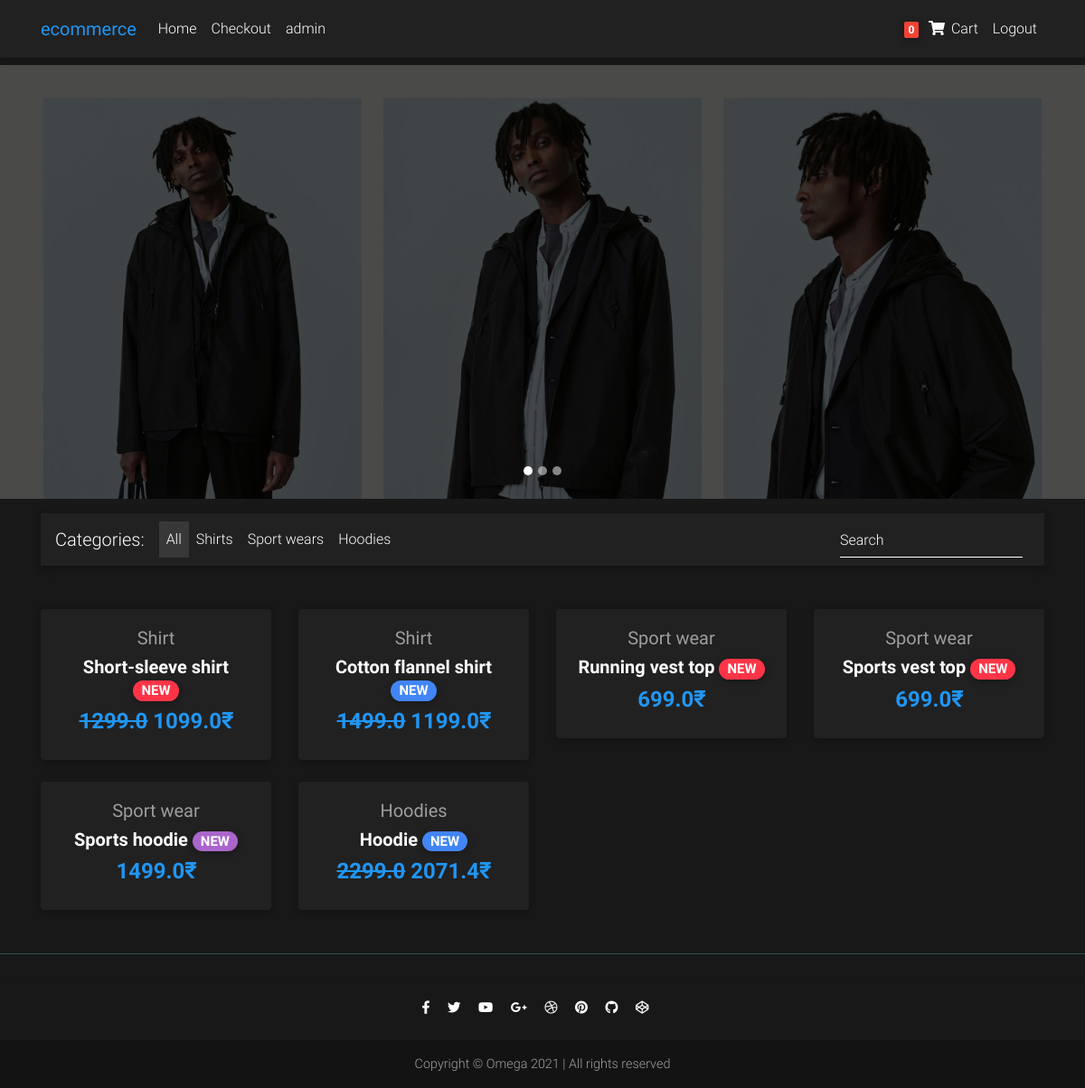
Screenshot of / (signed in) with the database file from the repository.
### core/models.py (models this page shows, shortened)
class Order(models.Model):
    user = models.ForeignKey(settings.AUTH_USER_MODEL,
                             on_delete=models.CASCADE)
    items = models.ManyToManyField(OrderItem)
    start_date = models.DateTimeField(auto_now_add=True)
    ordered_date = models.DateTimeField()
    ordered = models.BooleanField(default=False)

class Item(models.Model):
    title = models.CharField(max_length=100)
    price = models.FloatField()
    discount_price = models.FloatField(blank=True, null=True)
    category = models.CharField(choices=CATEGORY_CHOICES, max_length=2)
    label = models.CharField(choices=LABEL_CHOICES, max_length=1)
    image = models.ImageField(upload_to="img/%y")
    slug = models.SlugField(default="test-product")
    description = models.TextField()
    additional_image1 = models.ImageField(
        upload_to="img/%y", blank=True, null=True)
    additional_image2 = models.ImageField(
        upload_to="img/%y", blank=True, null=True)
    additional_image3 = models.ImageField(
        upload_to="img/%y", blank=True, null=True)
    additional_info = models.TextField(default="This is a description field.")
    def get_absolute_url(self):
        return reverse("core:product", kwargs={
            'slug': self.slug
        })

### core/views.py (the view)
# urls.py: path('', HomeView.as_view(), name='home'),
class HomeView(ListView):
    model = Item
    paginate_by = 8
    template_name = "home.html"

### core/templatetags/cart_template_tags.py (called while the page is built)
@register.filter
def cart_item_count(user):
    if user.is_authenticated:
        qs = Order.objects.filter(user=user, ordered=False)
        if qs.exists():
            return qs[0].items.count()
    else:
        return 0

### templates/home.html (shortened to what this page needs)
{% extends "base.html" %} {% load static %}
{% block body %}
<div id="carousel-example-1z" class="carousel slide carousel-fade " data-ride="carousel">
    <ol class="carousel-indicators">
        <li data-target="#carousel-example-1z" data-slide-to="0" class="active"></li>
        <li data-target="#carousel-example-1z" data-slide-to="1"></li>
        <li data-target="#carousel-example-1z" data-slide-to="2"></li>
    </ol>
    <div class="carousel-inner" role="listbox">
        <div class="carousel-item active">
            <div class="view"
                style="background-image: url('/static/img/carousel/carousel1.jpg'); background-repeat: no-repeat; background-size: cover;">
                <div class="mask rgba-black-strong d-flex justify-content-center align-items-center">
                </div>
            </div>
        </div>
    </div>
    <a class="carousel-control-prev" href="#carousel-example-1z" role="button" data-slide="prev">
        <span class="carousel-control-prev-icon" aria-hidden="true"></span>
    </a>
    <a class="carousel-control-next" href="#carousel-example-1z" role="button" data-slide="next">
        <span class="carousel-control-next-icon" aria-hidden="true"></span>
    </a>
</div>
<main>
    <div class="container">
        <nav class="navbar navbar-expand-lg navbar-dark bg-dark lighten-3 mt-3 mb-5">
            <span class="navbar-brand">Categories:</span>
            <div class="collapse navbar-collapse" id="basicExampleNav">
                <ul class="navbar-nav mr-auto">
                    <li class="nav-item active">
                        <a class="nav-link" href="#">All
                        </a>
                    </li>
                    <li class="nav-item">
                        <a class="nav-link" href="#">Shirts</a>
                    </li>
                    <li class="nav-item">
                        <a class="nav-link" href="#">Sport wears</a>
                    </li>
                    <li class="nav-item">
                        <a class="nav-link" href="#">Hoodies</a>
                    </li>
                </ul>
                <form class="form-inline">
                    <div class="md-form my-0">
                        <input class="form-control mr-sm-2" type="text" placeholder="Search" aria-label="Search">
                    </div>
                </form>
            </div>
        </nav>
        <section class="text-center mb-4">
            <div class="row wow fadeIn">
                {% for item in object_list %}
                <div class="col-lg-3 col-md-6 mb-4">
                    <div class="card text-white bg-dark">
                        <div class="card-body text-center">
                            <a href="" class="grey-text">
                                <h5>{{ item.get_category_display }}</h5>
                            </a>
                            <h5>
                                <strong>
                                    <a href="{{ item.get_absolute_url }}" class="text-white">{{ item.title }}
                                        <span class="badge badge-pill {{ item.get_label_display }}-color">NEW</span>
                                    </a>
                                </strong>
                            </h5>
                            <h4 class="font-weight-bold blue-text">
                                <strong>
                                    {% if item.discount_price %}
                                    <del>{{ item.price }}</del>
                                    {{ item.discount_price }}&#8377
                                    {% else %}
                                    {{ item.price }}&#8377
                                    {% endif %}
                                </strong>
                            </h4>
                        </div>
                    </div>
                </div>
                {% endfor%}
            </div>
        </section>
    </div>
</main>
{% endblock body %}

### templates/navbar.html (shortened to what this page needs)
{% load cart_template_tags %}
<nav class="navbar fixed-top navbar-expand-lg navbar-dark bg-dark white scrolling-navbar">
    <div class="container">
        <a class="navbar-brand waves-effect" href="/">
            <strong class="blue-text">ecommerce</strong>
        </a>
        <div class="collapse navbar-collapse" id="navbarSupportedContent">
            <ul class="navbar-nav mr-auto">
                <li class="nav-item {% block homeactive %}{% endblock homeactive %}">
                    <a class="nav-link waves-effect" href="/">Home
                    </a>
                </li>
                <li class="nav-item {% block checkoutactive %}{% endblock checkoutactive %}">
                    <a class="nav-link waves-effect" href="/checkout">Checkout</a>
                </li>
                <li class="nav-item">
                    <a class="nav-link waves-effect" href="/admin">admin</a>
                </li>
            </ul>
            <ul class="navbar-nav nav-flex-icons">
                {% if request.user.is_authenticated %}
                <li class="nav-item {% block cartactive %}{% endblock cartactive %}">
                    <a class="nav-link waves-effect" href="/order-summary">
                        <span class="badge red z-depth-1 mr-1"> {{ request.user|cart_item_count }} </span>
                        <i class="fas fa-shopping-cart"></i>
                        <span class="clearfix d-none d-sm-inline-block"> Cart </span>
                    </a>
                </li>
                <li class="nav-item">
                    <a class="nav-link waves-effect" href="{% url 'account_logout' %}">
                        <span class="clearfix d-none d-sm-inline-block"> Logout </span>
                    </a>
                </li>
                {% endif %}
            </ul>
        </div>
    </div>
</nav>

### templates/home.html (style rules this page uses)
html, body, header, .carousel { height: 60vh; }

### rows the page displays
Item: category "Shirt", title "Short-sleeve shirt", price "1299.0", discount_price "1099.0"
Item: category "Shirt", title "Cotton flannel shirt", price "1499.0", discount_price "1199.0"
Item: category "Sport wear", title "Running vest top", price "699.0"
Item: category "Sport wear", title "Sports vest top", price "699.0"
Item: category "Sport wear", title "Sports hoodie", price "1499.0"
Item: category "Hoodies", title "Hoodie", price "2299.0", discount_price "2071.4"

### other values shown
{{ request.user|cart_item_count }} "0"
